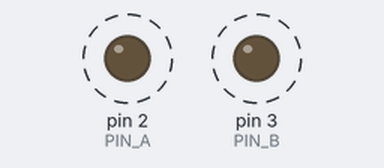
A sketch run on a simulated Arduino Uno, built with avr-gcc and run on an emulated ATmega328P. On the bench: output pins drawn as LEDs (lit = HIGH). Dashed ring = blinking.

Above: at 0.2 s.
Timing chart, 0 to 4.6 s (numbered marks = the images above):
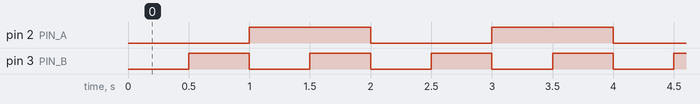

The sketch:

XOR.ino
```cpp
/*

  XOR Gate with NAND Logic

  For info and circuit diagrams see https://github.com/tardate/LittleArduinoProjects/tree/main/Electronics101/NandLogic/XOR

 */

const int PIN_A = 2;
const int PIN_B = 3;
const int DELAY = 500;


/*
 * Command: one-time setup
 */
void setup() {
  pinMode(PIN_A, OUTPUT);
  pinMode(PIN_B, OUTPUT);
}


/*
 * Command: main loop
 */
void loop() {
  for (uint8_t input = 0; input < 4; input++) {
    digitalWrite(PIN_B, input & 0b01);
    digitalWrite(PIN_A, input >> 1 & 0b01);
    delay(DELAY);
  }
}
```

Measured:
- by itself, pin 2 (PIN_A): alternates HIGH for 1.0 s and LOW for 1.0 s
- by itself, pin 3 (PIN_B): alternates HIGH for 0.50 s and LOW for 0.50 s
- by itself, everything shown: repeats every 2.0 s, in 4 steps
